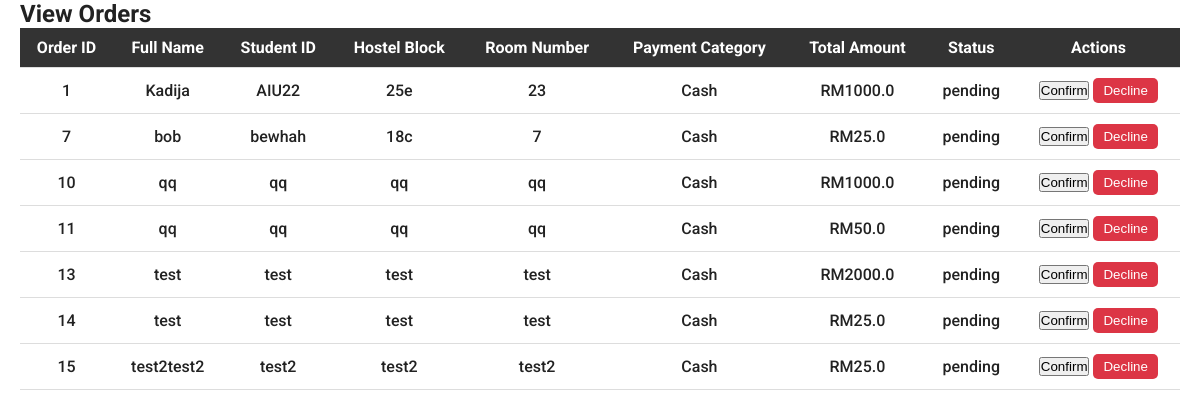
/admin/view-orders (signed in), run on the app's committed database.
### app.py (models this page shows)
class Order(db.Model):
    __tablename__ = 'orders'
    id = db.Column(db.Integer, primary_key=True)
    full_name = db.Column(db.String(100), nullable=False)
    student_id = db.Column(db.String(50), nullable=False)
    hostel_block = db.Column(db.String(50), nullable=False)
    room_number = db.Column(db.String(50), nullable=False)
    payment_category = db.Column(db.String(50), nullable=False)
    total_amount = db.Column(db.Float, nullable=False)
    status = db.Column(db.String(20), default='pending')  # Add a status field
    user_id = db.Column(db.Integer, db.ForeignKey('users.id'), nullable=False)  # Foreign key to User
    product_id = db.Column(db.Integer, db.ForeignKey('product.id'), nullable=False)  # Foreign key to Product
    product = db.relationship('Product', backref='orders')  # Relationship to Product

### app.py (the view)
@app.route('/admin/view-orders')
def view_orders():
    seller_id = session.get('user_id')  # Assuming seller ID is stored in session
    products = Product.query.filter_by(seller_id=seller_id).all()  # Get products for the seller
    product_ids = [product.id for product in products]  # Get the IDs of those products
    orders = Order.query.filter(Order.product_id.in_(product_ids)).all()
    return render_template('view_orders.html', orders=orders)

### templates/view_orders.html (shortened to what this page needs)
<!DOCTYPE html>
<html lang="en">
<head>
    <link href='https://unpkg.com/boxicons@2.1.4/css/boxicons.min.css' rel='stylesheet'>
    <link rel="stylesheet" href="../static/css/style.css">
</head>
<body>
    <div class="dashboard">
        <div class="container">
            <h2>View Orders</h2>
            <table class="table">
                <thead>
                    <tr>
                        <th>Order ID</th>
                        <th>Full Name</th>
                        <th>Student ID</th>
                        <th>Hostel Block</th>
                        <th>Room Number</th>
                        <th>Payment Category</th>
                        <th>Total Amount</th>
                        <th>Status</th>
                        <th>Actions</th>
                    </tr>
                </thead>
                <tbody>
                    {% for order in orders %}
                    <tr>
                        <td>{{ order.id }}</td>
                        <td>{{ order.full_name }}</td>
                        <td>{{ order.student_id }}</td>
                        <td>{{ order.hostel_block }}</td>
                        <td>{{ order.room_number }}</td>
                        <td>{{ order.payment_category }}</td>
                        <td>RM{{ order.total_amount }}</td>
                        <td>{{ order.status }}</td>
                        <td>
                            <form action="{{ url_for('confirm_order', order_id=order.id) }}" method="POST" style="display:inline;">
                                <button type="submit" class="btn btn-success">Confirm</button>
                            </form>
                            <form action="{{ url_for('decline_order', order_id=order.id) }}" method="POST" style="display:inline;">
                                <button type="submit" class="btn btn-danger">Decline</button>
                            </form>
                        </td>
                    </tr>
                    {% endfor %}
                </tbody>
            </table>
        </div>
    </div>
</body>
</html>

### static/css/style.css (style rules this page uses)
*, *::after, *::before { box-sizing: border-box; margin: 0; padding: 0; }
:root { --white: #fff; --black: #222; --green: #6cbe02; --grey1: #f0f0f0; --grey2: #e9d7d3; --orang: #ffae00 ; }
html { font-size: 62.5%; }
body { font-family: 'Roboto', sans-serif; font-size: 1.6rem; background-color: var(--white); color: var(--black); font-weight: 500; font-style: normal; }
.container { max-width: 120rem; margin: 0 auto; padding: 0 2rem; }
.table { border-collapse: collapse; width: 100%; }
.table th, .table td { text-align: left; padding: 1rem; border-bottom: 1px solid #ddd; }
.table th { background-color: #333; color: #fff; text-align: center; }
.table td { text-align: center; }
.btn-danger { background-color: #dc3545; color: #fff; border: none; padding: 5px 10px; border-radius: 5px; cursor: pointer; }

### data on the page
Order: id "1", full_name "Kadija", student_id "AIU22", hostel_block "25e", room_number "23", payment_category "Cash", total_amount "1000.0", status "pending"
Order: id "7", full_name "bob", student_id "bewhah", hostel_block "18c", room_number "7", payment_category "Cash", total_amount "25.0", status "pending"
Order: id "10", full_name "qq", student_id "qq", hostel_block "qq", room_number "qq", payment_category "Cash", total_amount "1000.0", status "pending"
Order: id "11", full_name "qq", student_id "qq", hostel_block "qq", room_number "qq", payment_category "Cash", total_amount "50.0", status "pending"
Order: id "13", full_name "test", student_id "test", hostel_block "test", room_number "test", payment_category "Cash", total_amount "2000.0", status "pending"
Order: id "14", full_name "test", student_id "test", hostel_block "test", room_number "test", payment_category "Cash", total_amount "25.0", status "pending"
Order: id "15", full_name "test2test2", student_id "test2", hostel_block "test2", room_number "test2", payment_category "Cash", total_amount "25.0", status "pending"
